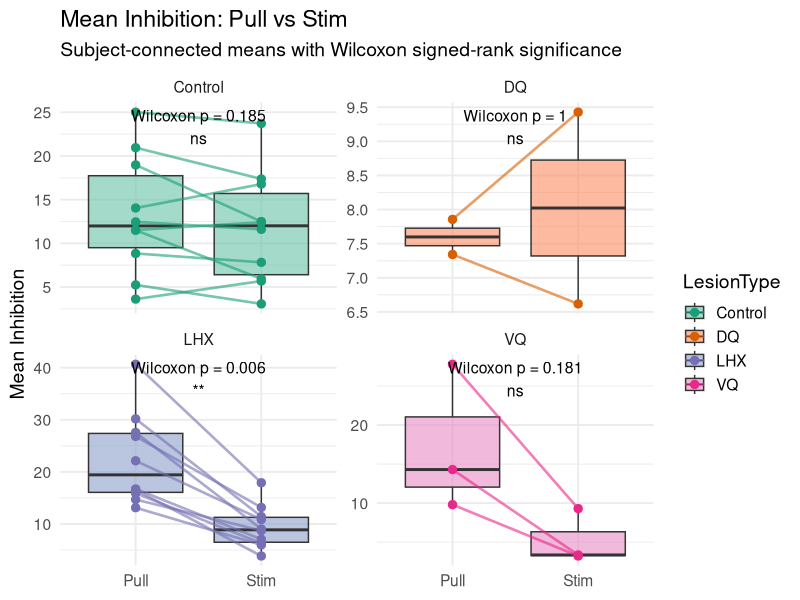
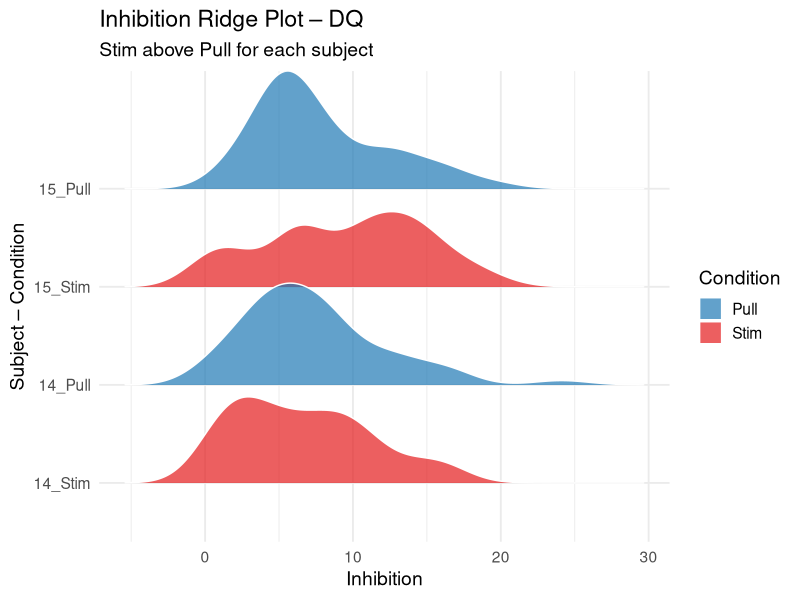
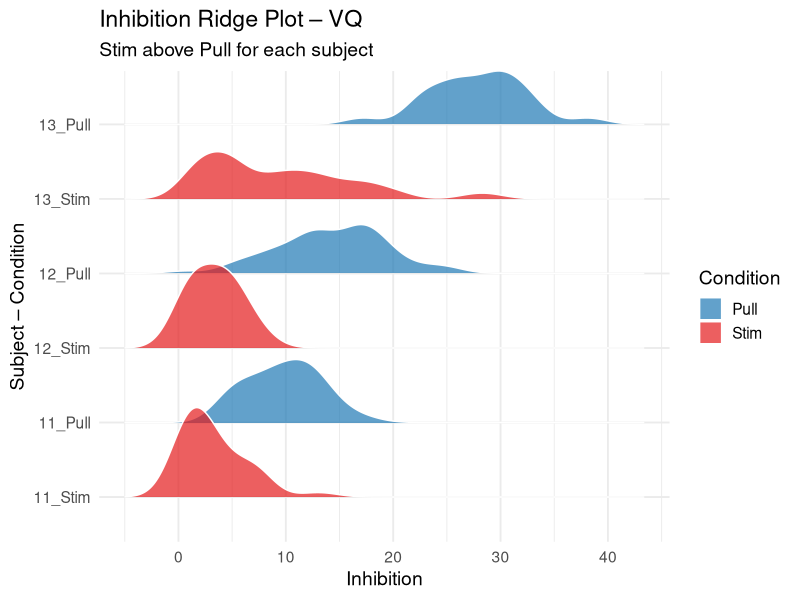
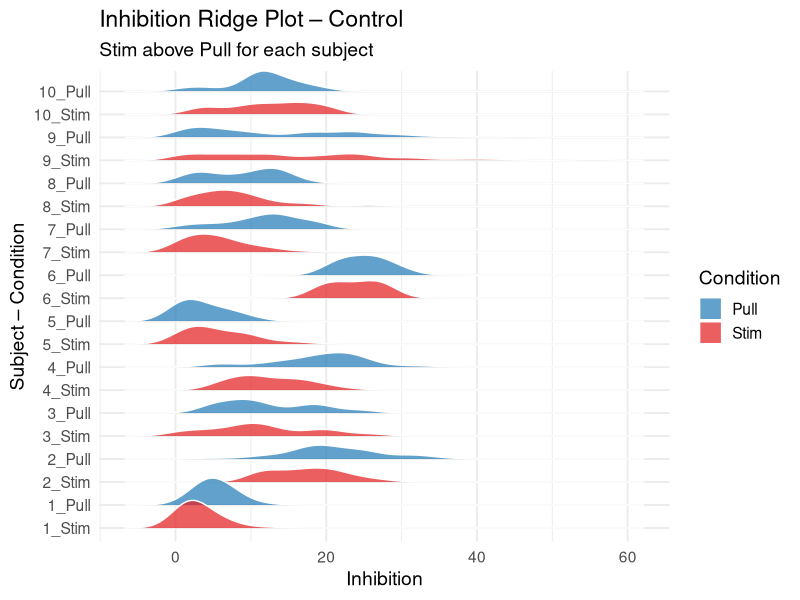
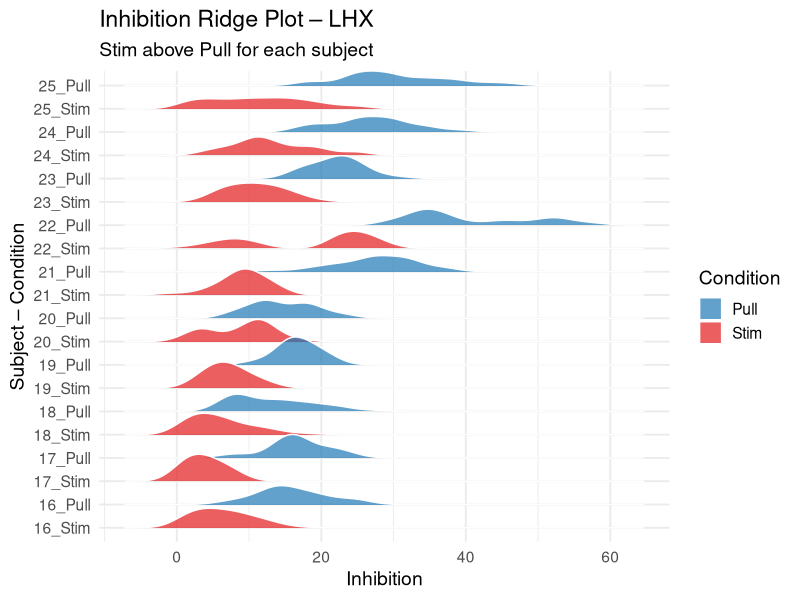

Source code (R) for these figures, in order:
## ---- chunk 1
knitr::opts_chunk$set(
  echo = TRUE,
  message = FALSE,
  warning = FALSE
)
## ---- chunk 2
library(readxl)
library(dplyr)
library(tidyr)
library(ggplot2)
library(ggridges)
library(ggpubr)
library(kableExtra)
## ---- chunk 3
df_raw <- read_excel("Stim vs Pull Adjusted Organized.xlsx")
## ---- chunk 4
meta_cols <- 1:7
inhib_cols <- (max(meta_cols) + 1):ncol(df_raw)

df_long <- df_raw %>%
  pivot_longer(
    cols = all_of(inhib_cols),
    names_to = "Trial",
    values_to = "Inhibition"
  ) %>%
  mutate(
    Condition = case_when(
      StimVsPull == 1 ~ "Pull",
      StimVsPull == 2 ~ "Stim"
    )
  )
## ---- chunk 5
df_means <- df_long %>%
  group_by(Animal, LesionType, Condition) %>%
  summarise(
    MeanInhibition = mean(Inhibition, na.rm = TRUE),
    .groups = "drop"
  )
## ---- chunk 6

df_wide <- df_means %>%
  pivot_wider(
    names_from = Condition,
    values_from = MeanInhibition
  )
wilcox_results <- df_wide %>%
  group_by(LesionType) %>%
  summarise(
    p_value = wilcox.test(Pull, Stim, paired = TRUE, exact = FALSE)$p.value
  ) %>%
  mutate(
    signif = case_when(
      p_value < 0.001 ~ "***",
      p_value < 0.01  ~ "**",
      p_value < 0.05  ~ "*",
      TRUE            ~ "ns"
    )
  )

## ---- chunk 7
df_means <- df_means %>%
  left_join(wilcox_results, by = "LesionType")

## ---- chunk 8
ggplot(df_means, aes(x = Condition, y = MeanInhibition)) +
  geom_boxplot(aes(fill = LesionType), alpha = 0.6, outlier.shape = NA) +
  geom_line(aes(group = Animal, color = LesionType), alpha = 0.6, size = 0.9) +
  geom_point(aes(color = LesionType), size = 2.5) +
  facet_wrap(~ LesionType, scales = "free_y") +
  geom_text(
    data = df_means %>% distinct(LesionType, p_value, signif),
    aes(
      x = 1.5,
      y = Inf,
      label = paste0("Wilcoxon p = ", signif(round(p_value, 3), digits = 3),
                     "\n", signif)
    ),
    vjust = 1.2,
    size = 4,
    color = "black"
  ) +
  scale_fill_brewer(palette = "Set2") +
  scale_color_brewer(palette = "Dark2") +
  theme_minimal(base_size = 14) +
  labs(
    title = "Mean Inhibition: Pull vs Stim",
    subtitle = "Subject-connected means with Wilcoxon signed-rank significance",
    x = NULL,
    y = "Mean Inhibition"
  )


## ---- chunk 9
order_table <- df_ridge <- df_long %>%
  mutate(
    Condition = case_when(
      Condition == "Pull" ~ "Pull",
      Condition == "Stim" ~ "Stim"
    )
  ) %>%
  distinct(Animal, Condition) %>%
  mutate(
    OrderNum = ifelse(Condition == "Stim", 1, 2)
  ) %>%
  arrange(Animal, OrderNum) %>%
  mutate(
    SubjectOrder = paste0(Animal, "_", Condition)
  )

df_ridge <- df_long %>%
  mutate(
    Condition = case_when(
      Condition == "Pull" ~ "Pull",
      Condition == "Stim" ~ "Stim"
    )
  ) %>%
  left_join(order_table, by = c("Animal", "Condition")) %>%
  mutate(
    SubjectOrder = factor(SubjectOrder, levels = order_table$SubjectOrder)
  )

## ---- chunk 10
ridge_plot <- function(lesion_name) {
  
  df_subset <- df_ridge %>%
    filter(LesionType == lesion_name)
  
  ggplot(df_subset, aes(
    x = Inhibition,
    y = SubjectOrder,
    fill = Condition
  )) +
    geom_density_ridges(
      alpha = 0.7,
      scale = 1.2,
      color = "white"
    ) +
    scale_fill_manual(values = c("Pull" = "#1f78b4", "Stim" = "#e31a1c")) +
    theme_minimal(base_size = 14) +
    labs(
      title = paste("Inhibition Ridge Plot –", lesion_name),
      subtitle = "Stim above Pull for each subject",
      x = "Inhibition",
      y = "Subject – Condition",
      fill = "Condition"
    )
}

## ---- chunk 11
ridge_DQ      <- ridge_plot("DQ")
ridge_VQ      <- ridge_plot("VQ")
ridge_Control <- ridge_plot("Control")
ridge_LHX     <- ridge_plot("LHX")

ridge_DQ
ridge_VQ
ridge_Control
ridge_LHX

## ---- chunk 12

summary_table <- df_wide %>%
  group_by(LesionType) %>%
  summarise(
    N = n(),
    Mean_Pull = mean(Pull, na.rm = TRUE),
    SD_Pull   = sd(Pull, na.rm = TRUE),
    Mean_Stim = mean(Stim, na.rm = TRUE),
    SD_Stim   = sd(Stim, na.rm = TRUE),
    Mean_Delta = mean(Stim - Pull, na.rm = TRUE),
    SD_Delta   = sd(Stim - Pull, na.rm = TRUE),
    p_value = wilcox.test(Pull, Stim, paired = TRUE, exact = FALSE)$p.value
  ) %>%
  mutate(
    signif = case_when(
      p_value < 0.001 ~ "***",
      p_value < 0.01  ~ "**",
      p_value < 0.05  ~ "*",
      TRUE            ~ "ns"
    ),
    Mean_Pull = sprintf("%.2f ± %.2f", Mean_Pull, SD_Pull),
    Mean_Stim = sprintf("%.2f ± %.2f", Mean_Stim, SD_Stim),
    Mean_Delta = sprintf("%.2f ± %.2f", Mean_Delta, SD_Delta),
    p_value = sprintf("%.4f", p_value)
  ) %>%
  select(
    LesionType, N,
    Mean_Pull, Mean_Stim, Mean_Delta,
    p_value, signif
  )

summary_table %>%
  kable(
    caption = "Wilcoxon Signed-Rank Summary of Inhibition Changes (Stim − Pull)",
    col.names = c(
      "Lesion Type", "N",
      "Pull (Mean ± SD)", "Stim (Mean ± SD)",
      "Delta (Mean ± SD)",
      "p-value", "Significance"
    ),
    align = "lcccccc"
  ) %>%
  kable_styling(
    full_width = FALSE,
    bootstrap_options = c("striped", "hover", "condensed")
  )
